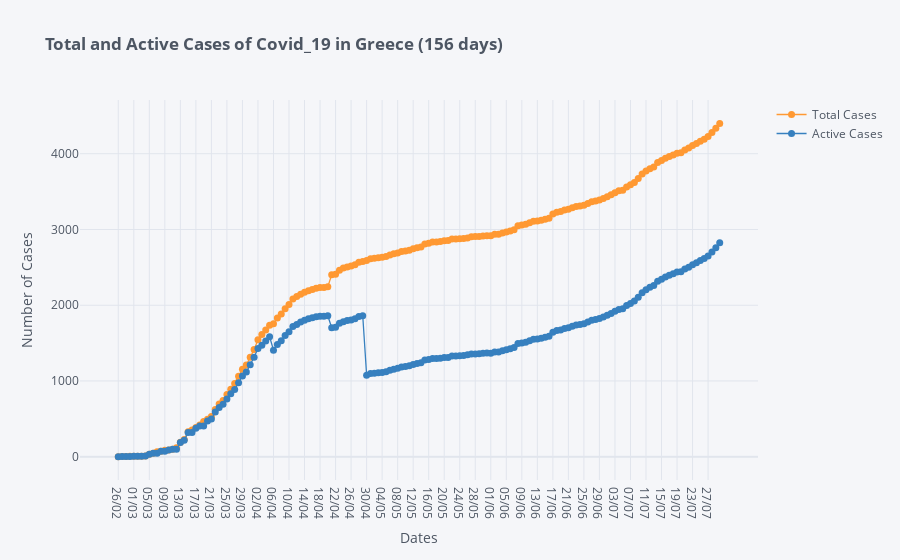

Notebook code cell kept with this figure:
### Markdown cell above
## Total and Active number of Cases

### Code cell
df[['Total Cases', 'Active Cases']].iplot(kind='scatter',mode='lines+markers', color=['orange', 'blue'], size=7,
                        xTitle='Dates', yTitle='Number of Cases',
                        title='<b>Total and Active Cases of Covid_19 in Greece ('+str(len(df['Total Cases']))+' days)</b>')
# Click and drag mouse to select specific area of plot to zoom in
# Move mouse over markers to see data

### Figure 1 — Plotly figure (JSON) as saved in the notebook; plotly's stock layout.template omitted (floating-point values rounded to 4 significant figures; data arrays with more than 128 entries replaced by an {"elided": "..."} marker saying what was removed)
{"data": [{"line": {"color": "rgba(255, 153, 51, 1.0)", "dash": "solid", "shape": "linear", "width": 1.3}, "marker": {"size": 7, "symbol": "circle"}, "mode": "lines+markers", "name": "Total Cases", "text": "", "type": "scatter", "x": {"elided": "156 str values"}, "y": {"elided": "156 int values"}}, {"line": {"color": "rgba(55, 128, 191, 1.0)", "dash": "solid", "shape": "linear", "width": 1.3}, "marker": {"size": 7, "symbol": "circle"}, "mode": "lines+markers", "name": "Active Cases", "text": "", "type": "scatter", "x": {"elided": "156 str values"}, "y": {"elided": "156 int values"}}], "layout": {"legend": {"bgcolor": "#F5F6F9", "font": {"color": "#4D5663"}}, "paper_bgcolor": "#F5F6F9", "plot_bgcolor": "#F5F6F9", "title": {"font": {"color": "#4D5663"}, "text": "<b>Total and Active Cases of Covid_19 in Greece (156 days)</b>"}, "xaxis": {"gridcolor": "#E1E5ED", "showgrid": true, "tickfont": {"color": "#4D5663"}, "title": {"font": {"color": "#4D5663"}, "text": "Dates"}, "zerolinecolor": "#E1E5ED"}, "yaxis": {"gridcolor": "#E1E5ED", "showgrid": true, "tickfont": {"color": "#4D5663"}, "title": {"font": {"color": "#4D5663"}, "text": "Number of Cases"}, "zerolinecolor": "#E1E5ED"}}}
